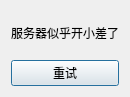
<?xml version="1.0" encoding="UTF-8"?>
<ui version="4.0">
 <class>DialogReconnect</class>
 <widget class="QDialog" name="DialogReconnect">
  <property name="geometry">
   <rect>
    <x>0</x>
    <y>0</y>
    <width>126</width>
    <height>97</height>
   </rect>
  </property>
  <property name="windowTitle">
   <string>连接失败</string>
  </property>
  <layout class="QVBoxLayout" name="verticalLayout">
   <item>
    <widget class="QLabel" name="label">
     <property name="text">
      <string>服务器似乎开小差了</string>
     </property>
    </widget>
   </item>
   <item>
    <widget class="QPushButton" name="btn_retry">
     <property name="text">
      <string>重试</string>
     </property>
    </widget>
   </item>
  </layout>
 </widget>
 <resources/>
 <connections/>
</ui>
